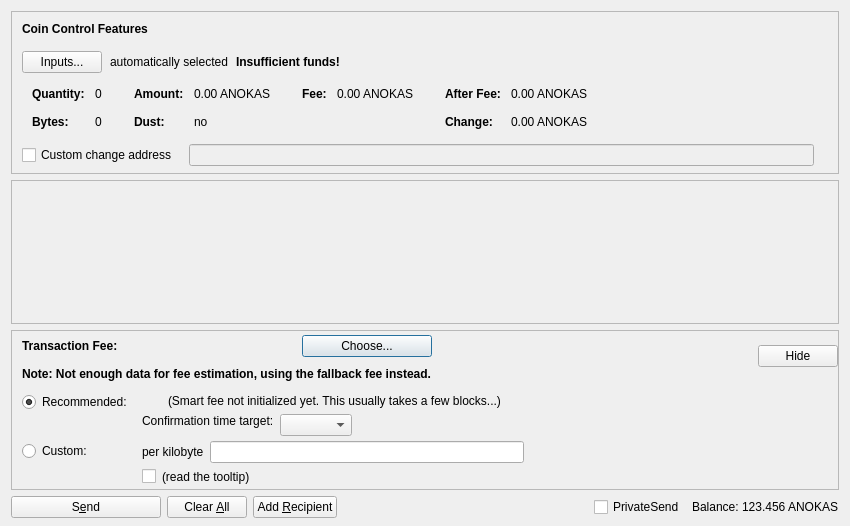
<?xml version="1.0" encoding="UTF-8"?>
<ui version="4.0">
 <class>SendCoinsDialog</class>
 <widget class="QDialog" name="SendCoinsDialog">
  <property name="geometry">
   <rect>
    <x>0</x>
    <y>0</y>
    <width>850</width>
    <height>526</height>
   </rect>
  </property>
  <property name="windowTitle">
   <string>Send Coins</string>
  </property>
  <layout class="QVBoxLayout" name="verticalLayout" stretch="0,1,0,0">
   <property name="bottomMargin">
    <number>8</number>
   </property>
   <item>
    <widget class="QFrame" name="frameCoinControl">
     <property name="sizePolicy">
      <sizepolicy hsizetype="Expanding" vsizetype="Expanding">
       <horstretch>0</horstretch>
       <verstretch>0</verstretch>
      </sizepolicy>
     </property>
     <property name="maximumSize">
      <size>
       <width>16777215</width>
       <height>16777215</height>
      </size>
     </property>
     <property name="frameShape">
      <enum>QFrame::StyledPanel</enum>
     </property>
     <property name="frameShadow">
      <enum>QFrame::Sunken</enum>
     </property>
     <layout class="QVBoxLayout" name="verticalLayoutCoinControl2">
      <property name="spacing">
       <number>0</number>
      </property>
      <property name="leftMargin">
       <number>0</number>
      </property>
      <property name="topMargin">
       <number>0</number>
      </property>
      <property name="rightMargin">
       <number>0</number>
      </property>
      <property name="bottomMargin">
       <number>6</number>
      </property>
      <item>
       <layout class="QVBoxLayout" name="verticalLayoutCoinControl" stretch="0,0,0,0,1">
        <property name="spacing">
         <number>0</number>
        </property>
        <property name="leftMargin">
         <number>10</number>
        </property>
        <property name="topMargin">
         <number>10</number>
        </property>
        <item>
         <layout class="QHBoxLayout" name="horizontalLayoutCoinControl1">
          <property name="bottomMargin">
           <number>15</number>
          </property>
          <item>
           <widget class="QLabel" name="labelCoinControlFeatures">
            <property name="sizePolicy">
             <sizepolicy hsizetype="Preferred" vsizetype="Maximum">
              <horstretch>0</horstretch>
              <verstretch>0</verstretch>
             </sizepolicy>
            </property>
            <property name="font">
             <font>
              <weight>75</weight>
              <bold>true</bold>
             </font>
            </property>
            <property name="styleSheet">
             <string notr="true">font-weight:bold;</string>
            </property>
            <property name="text">
             <string>Coin Control Features</string>
            </property>
           </widget>
          </item>
         </layout>
        </item>
        <item>
         <layout class="QHBoxLayout" name="horizontalLayoutCoinControl2" stretch="0,0,0,0">
          <property name="spacing">
           <number>8</number>
          </property>
          <property name="bottomMargin">
           <number>10</number>
          </property>
          <item>
           <widget class="QPushButton" name="pushButtonCoinControl">
            <property name="styleSheet">
             <string notr="true"/>
            </property>
            <property name="text">
             <string>Inputs...</string>
            </property>
            <property name="autoDefault">
             <bool>false</bool>
            </property>
           </widget>
          </item>
          <item>
           <widget class="QLabel" name="labelCoinControlAutomaticallySelected">
            <property name="text">
             <string>automatically selected</string>
            </property>
            <property name="margin">
             <number>5</number>
            </property>
           </widget>
          </item>
          <item>
           <widget class="QLabel" name="labelCoinControlInsuffFunds">
            <property name="font">
             <font>
              <weight>75</weight>
              <bold>true</bold>
             </font>
            </property>
            <property name="styleSheet">
             <string notr="true">font-weight:bold;</string>
            </property>
            <property name="text">
             <string>Insufficient funds!</string>
            </property>
            <property name="margin">
             <number>5</number>
            </property>
           </widget>
          </item>
          <item>
           <spacer name="horizontalSpacerCoinControl">
            <property name="orientation">
             <enum>Qt::Horizontal</enum>
            </property>
            <property name="sizeHint" stdset="0">
             <size>
              <width>40</width>
              <height>1</height>
             </size>
            </property>
           </spacer>
          </item>
         </layout>
        </item>
        <item>
         <widget class="QWidget" name="widgetCoinControl" native="true">
          <property name="sizePolicy">
           <sizepolicy hsizetype="Preferred" vsizetype="Preferred">
            <horstretch>0</horstretch>
            <verstretch>0</verstretch>
           </sizepolicy>
          </property>
          <property name="minimumSize">
           <size>
            <width>0</width>
            <height>0</height>
           </size>
          </property>
          <property name="styleSheet">
           <string notr="true"/>
          </property>
          <layout class="QHBoxLayout" name="horizontalLayoutCoinControl5">
           <property name="leftMargin">
            <number>0</number>
           </property>
           <property name="topMargin">
            <number>0</number>
           </property>
           <property name="rightMargin">
            <number>0</number>
           </property>
           <property name="bottomMargin">
            <number>0</number>
           </property>
           <item>
            <layout class="QHBoxLayout" name="horizontalLayoutCoinControl3" stretch="0,0,0,1">
             <property name="spacing">
              <number>20</number>
             </property>
             <property name="topMargin">
              <number>0</number>
             </property>
             <property name="bottomMargin">
              <number>10</number>
             </property>
             <item>
              <layout class="QFormLayout" name="formLayoutCoinControl1">
               <property name="horizontalSpacing">
                <number>10</number>
               </property>
               <property name="verticalSpacing">
                <number>14</number>
               </property>
               <property name="leftMargin">
                <number>10</number>
               </property>
               <property name="topMargin">
                <number>4</number>
               </property>
               <property name="rightMargin">
                <number>6</number>
               </property>
               <item row="0" column="0">
                <widget class="QLabel" name="labelCoinControlQuantityText">
                 <property name="font">
                  <font>
                   <weight>75</weight>
                   <bold>true</bold>
                  </font>
                 </property>
                 <property name="text">
                  <string>Quantity:</string>
                 </property>
                 <property name="margin">
                  <number>0</number>
                 </property>
                </widget>
               </item>
               <item row="0" column="1">
                <widget class="QLabel" name="labelCoinControlQuantity">
                 <property name="cursor">
                  <cursorShape>IBeamCursor</cursorShape>
                 </property>
                 <property name="contextMenuPolicy">
                  <enum>Qt::ActionsContextMenu</enum>
                 </property>
                 <property name="text">
                  <string notr="true">0</string>
                 </property>
                 <property name="margin">
                  <number>0</number>
                 </property>
                 <property name="textInteractionFlags">
                  <set>Qt::LinksAccessibleByMouse|Qt::TextSelectableByKeyboard|Qt::TextSelectableByMouse</set>
                 </property>
                </widget>
               </item>
               <item row="1" column="0">
                <widget class="QLabel" name="labelCoinControlBytesText">
                 <property name="font">
                  <font>
                   <weight>75</weight>
                   <bold>true</bold>
                  </font>
                 </property>
                 <property name="text">
                  <string>Bytes:</string>
                 </property>
                </widget>
               </item>
               <item row="1" column="1">
                <widget class="QLabel" name="labelCoinControlBytes">
                 <property name="cursor">
                  <cursorShape>IBeamCursor</cursorShape>
                 </property>
                 <property name="contextMenuPolicy">
                  <enum>Qt::ActionsContextMenu</enum>
                 </property>
                 <property name="text">
                  <string notr="true">0</string>
                 </property>
                 <property name="textInteractionFlags">
                  <set>Qt::LinksAccessibleByMouse|Qt::TextSelectableByKeyboard|Qt::TextSelectableByMouse</set>
                 </property>
                </widget>
               </item>
              </layout>
             </item>
             <item>
              <layout class="QFormLayout" name="formLayoutCoinControl2">
               <property name="horizontalSpacing">
                <number>10</number>
               </property>
               <property name="verticalSpacing">
                <number>14</number>
               </property>
               <property name="leftMargin">
                <number>6</number>
               </property>
               <property name="topMargin">
                <number>4</number>
               </property>
               <property name="rightMargin">
                <number>6</number>
               </property>
               <item row="0" column="0">
                <widget class="QLabel" name="labelCoinControlAmountText">
                 <property name="font">
                  <font>
                   <weight>75</weight>
                   <bold>true</bold>
                  </font>
                 </property>
                 <property name="text">
                  <string>Amount:</string>
                 </property>
                 <property name="margin">
                  <number>0</number>
                 </property>
                </widget>
               </item>
               <item row="0" column="1">
                <widget class="QLabel" name="labelCoinControlAmount">
                 <property name="cursor">
                  <cursorShape>IBeamCursor</cursorShape>
                 </property>
                 <property name="contextMenuPolicy">
                  <enum>Qt::ActionsContextMenu</enum>
                 </property>
                 <property name="text">
                  <string notr="true">0.00 ANOKAS</string>
                 </property>
                 <property name="textInteractionFlags">
                  <set>Qt::LinksAccessibleByMouse|Qt::TextSelectableByKeyboard|Qt::TextSelectableByMouse</set>
                 </property>
                </widget>
               </item>
               <item row="1" column="0">
                <widget class="QLabel" name="labelCoinControlLowOutputText">
                 <property name="font">
                  <font>
                   <weight>75</weight>
                   <bold>true</bold>
                  </font>
                 </property>
                 <property name="text">
                  <string>Dust:</string>
                 </property>
                </widget>
               </item>
               <item row="1" column="1">
                <widget class="QLabel" name="labelCoinControlLowOutput">
                 <property name="cursor">
                  <cursorShape>IBeamCursor</cursorShape>
                 </property>
                 <property name="contextMenuPolicy">
                  <enum>Qt::ActionsContextMenu</enum>
                 </property>
                 <property name="text">
                  <string notr="true">no</string>
                 </property>
                 <property name="textInteractionFlags">
                  <set>Qt::LinksAccessibleByMouse|Qt::TextSelectableByKeyboard|Qt::TextSelectableByMouse</set>
                 </property>
                </widget>
               </item>
              </layout>
             </item>
             <item>
              <layout class="QFormLayout" name="formLayoutCoinControl3">
               <property name="horizontalSpacing">
                <number>10</number>
               </property>
               <property name="verticalSpacing">
                <number>14</number>
               </property>
               <property name="leftMargin">
                <number>6</number>
               </property>
               <property name="topMargin">
                <number>4</number>
               </property>
               <property name="rightMargin">
                <number>6</number>
               </property>
               <item row="0" column="0">
                <widget class="QLabel" name="labelCoinControlFeeText">
                 <property name="font">
                  <font>
                   <weight>75</weight>
                   <bold>true</bold>
                  </font>
                 </property>
                 <property name="text">
                  <string>Fee:</string>
                 </property>
                 <property name="margin">
                  <number>0</number>
                 </property>
                </widget>
               </item>
               <item row="0" column="1">
                <widget class="QLabel" name="labelCoinControlFee">
                 <property name="cursor">
                  <cursorShape>IBeamCursor</cursorShape>
                 </property>
                 <property name="contextMenuPolicy">
                  <enum>Qt::ActionsContextMenu</enum>
                 </property>
                 <property name="text">
                  <string notr="true">0.00 ANOKAS</string>
                 </property>
                 <property name="textInteractionFlags">
                  <set>Qt::LinksAccessibleByMouse|Qt::TextSelectableByKeyboard|Qt::TextSelectableByMouse</set>
                 </property>
                </widget>
               </item>
              </layout>
             </item>
             <item>
              <layout class="QFormLayout" name="formLayoutCoinControl4">
               <property name="horizontalSpacing">
                <number>10</number>
               </property>
               <property name="verticalSpacing">
                <number>14</number>
               </property>
               <property name="leftMargin">
                <number>6</number>
               </property>
               <property name="topMargin">
                <number>4</number>
               </property>
               <property name="rightMargin">
                <number>6</number>
               </property>
               <item row="0" column="0">
                <widget class="QLabel" name="labelCoinControlAfterFeeText">
                 <property name="font">
                  <font>
                   <weight>75</weight>
                   <bold>true</bold>
                  </font>
                 </property>
                 <property name="text">
                  <string>After Fee:</string>
                 </property>
                 <property name="margin">
                  <number>0</number>
                 </property>
                </widget>
               </item>
               <item row="0" column="1">
                <widget class="QLabel" name="labelCoinControlAfterFee">
                 <property name="cursor">
                  <cursorShape>IBeamCursor</cursorShape>
                 </property>
                 <property name="contextMenuPolicy">
                  <enum>Qt::ActionsContextMenu</enum>
                 </property>
                 <property name="text">
                  <string notr="true">0.00 ANOKAS</string>
                 </property>
                 <property name="textInteractionFlags">
                  <set>Qt::LinksAccessibleByMouse|Qt::TextSelectableByKeyboard|Qt::TextSelectableByMouse</set>
                 </property>
                </widget>
               </item>
               <item row="1" column="0">
                <widget class="QLabel" name="labelCoinControlChangeText">
                 <property name="font">
                  <font>
                   <weight>75</weight>
                   <bold>true</bold>
                  </font>
                 </property>
                 <property name="text">
                  <string>Change:</string>
                 </property>
                </widget>
               </item>
               <item row="1" column="1">
                <widget class="QLabel" name="labelCoinControlChange">
                 <property name="cursor">
                  <cursorShape>IBeamCursor</cursorShape>
                 </property>
                 <property name="contextMenuPolicy">
                  <enum>Qt::ActionsContextMenu</enum>
                 </property>
                 <property name="text">
                  <string notr="true">0.00 ANOKAS</string>
                 </property>
                 <property name="textInteractionFlags">
                  <set>Qt::LinksAccessibleByMouse|Qt::TextSelectableByKeyboard|Qt::TextSelectableByMouse</set>
                 </property>
                </widget>
               </item>
              </layout>
             </item>
            </layout>
           </item>
          </layout>
         </widget>
        </item>
        <item>
         <layout class="QHBoxLayout" name="horizontalLayoutCoinControl4" stretch="0,0,0">
          <property name="spacing">
           <number>12</number>
          </property>
          <property name="sizeConstraint">
           <enum>QLayout::SetDefaultConstraint</enum>
          </property>
          <property name="topMargin">
           <number>5</number>
          </property>
          <property name="rightMargin">
           <number>5</number>
          </property>
          <item>
           <widget class="QCheckBox" name="checkBoxCoinControlChange">
            <property name="toolTip">
             <string>If this is activated, but the change address is empty or invalid, change will be sent to a newly generated address.</string>
            </property>
            <property name="text">
             <string>Custom change address</string>
            </property>
           </widget>
          </item>
          <item>
           <widget class="QValidatedLineEdit" name="lineEditCoinControlChange">
            <property name="enabled">
             <bool>false</bool>
            </property>
            <property name="sizePolicy">
             <sizepolicy hsizetype="Expanding" vsizetype="Fixed">
              <horstretch>0</horstretch>
              <verstretch>0</verstretch>
             </sizepolicy>
            </property>
           </widget>
          </item>
          <item>
           <widget class="QLabel" name="labelCoinControlChangeLabel">
            <property name="sizePolicy">
             <sizepolicy hsizetype="Preferred" vsizetype="Expanding">
              <horstretch>0</horstretch>
              <verstretch>0</verstretch>
             </sizepolicy>
            </property>
            <property name="minimumSize">
             <size>
              <width>0</width>
              <height>0</height>
             </size>
            </property>
            <property name="text">
             <string/>
            </property>
            <property name="margin">
             <number>3</number>
            </property>
           </widget>
          </item>
         </layout>
        </item>
        <item>
         <spacer name="verticalSpacerCoinControl">
          <property name="orientation">
           <enum>Qt::Vertical</enum>
          </property>
          <property name="sizeHint" stdset="0">
           <size>
            <width>800</width>
            <height>1</height>
           </size>
          </property>
         </spacer>
        </item>
       </layout>
      </item>
     </layout>
    </widget>
   </item>
   <item>
    <widget class="QScrollArea" name="scrollArea">
     <property name="widgetResizable">
      <bool>true</bool>
     </property>
     <widget class="QWidget" name="scrollAreaWidgetContents">
      <property name="geometry">
       <rect>
        <x>0</x>
        <y>0</y>
        <width>830</width>
        <height>68</height>
       </rect>
      </property>
      <layout class="QVBoxLayout" name="verticalLayout_2" stretch="0,1">
       <property name="leftMargin">
        <number>0</number>
       </property>
       <property name="topMargin">
        <number>0</number>
       </property>
       <property name="rightMargin">
        <number>0</number>
       </property>
       <property name="bottomMargin">
        <number>0</number>
       </property>
       <item>
        <layout class="QVBoxLayout" name="entries">
         <property name="spacing">
          <number>6</number>
         </property>
        </layout>
       </item>
       <item>
        <spacer name="verticalSpacer">
         <property name="orientation">
          <enum>Qt::Vertical</enum>
         </property>
         <property name="sizeHint" stdset="0">
          <size>
           <width>20</width>
           <height>40</height>
          </size>
         </property>
        </spacer>
       </item>
      </layout>
     </widget>
    </widget>
   </item>
   <item>
    <widget class="QFrame" name="frameFee">
     <property name="sizePolicy">
      <sizepolicy hsizetype="Expanding" vsizetype="Expanding">
       <horstretch>0</horstretch>
       <verstretch>0</verstretch>
      </sizepolicy>
     </property>
     <property name="maximumSize">
      <size>
       <width>16777215</width>
       <height>16777215</height>
      </size>
     </property>
     <property name="frameShape">
      <enum>QFrame::StyledPanel</enum>
     </property>
     <property name="frameShadow">
      <enum>QFrame::Sunken</enum>
     </property>
     <layout class="QVBoxLayout" name="verticalLayoutFee1">
      <property name="spacing">
       <number>0</number>
      </property>
      <property name="leftMargin">
       <number>0</number>
      </property>
      <property name="topMargin">
       <number>0</number>
      </property>
      <property name="rightMargin">
       <number>0</number>
      </property>
      <property name="bottomMargin">
       <number>0</number>
      </property>
      <item>
       <layout class="QVBoxLayout" name="verticalLayoutFee2" stretch="0,0,0">
        <property name="spacing">
         <number>0</number>
        </property>
        <property name="leftMargin">
         <number>10</number>
        </property>
        <property name="topMargin">
         <number>0</number>
        </property>
        <item>
         <layout class="QHBoxLayout" name="horizontalLayoutFee1">
          <property name="bottomMargin">
           <number>0</number>
          </property>
          <item>
           <layout class="QVBoxLayout" name="verticalLayoutFee7">
            <property name="spacing">
             <number>0</number>
            </property>
            <item>
             <spacer name="verticalSpacerSmartFee">
              <property name="orientation">
               <enum>Qt::Vertical</enum>
              </property>
              <property name="sizeType">
               <enum>QSizePolicy::Fixed</enum>
              </property>
              <property name="sizeHint" stdset="0">
               <size>
                <width>1</width>
                <height>4</height>
               </size>
              </property>
             </spacer>
            </item>
            <item>
             <layout class="QHBoxLayout" name="horizontalLayoutSmartFee">
              <property name="spacing">
               <number>10</number>
              </property>
              <item>
               <widget class="QLabel" name="labelFeeHeadline">
                <property name="sizePolicy">
                 <sizepolicy hsizetype="Preferred" vsizetype="Maximum">
                  <horstretch>0</horstretch>
                  <verstretch>0</verstretch>
                 </sizepolicy>
                </property>
                <property name="font">
                 <font>
                  <weight>75</weight>
                  <bold>true</bold>
                 </font>
                </property>
                <property name="styleSheet">
                 <string notr="true">font-weight:bold;</string>
                </property>
                <property name="text">
                 <string>Transaction Fee:</string>
                </property>
               </widget>
              </item>
              <item>
               <widget class="QLabel" name="labelFeeMinimized">
                <property name="text">
                 <string/>
                </property>
               </widget>
              </item>
              <item>
               <widget class="QPushButton" name="buttonChooseFee">
                <property name="text">
                 <string>Choose...</string>
                </property>
               </widget>
              </item>
             </layout>
            </item>
            <item>
             <spacer name="verticalSpacer_7">
              <property name="orientation">
               <enum>Qt::Vertical</enum>
              </property>
              <property name="sizeHint" stdset="0">
               <size>
                <width>1</width>
                <height>10</height>
               </size>
              </property>
             </spacer>
            </item>
            <item>
             <widget class="QLabel" name="fallbackFeeWarningLabel">
              <property name="font">
               <font>
                <weight>75</weight>
                <bold>true</bold>
               </font>
              </property>
              <property name="toolTip">
               <string>Using the fallbackfee can result in sending a transaction that will take several hours or days (or never) to confirm. Consider choosing your fee manually or wait until you have validated the complete chain.</string>
              </property>
              <property name="text">
               <string>Note: Not enough data for fee estimation, using the fallback fee instead.</string>
              </property>
              <property name="wordWrap">
               <bool>false</bool>
              </property>
             </widget>
            </item>
            <item>
             <spacer name="verticalSpacer_5">
              <property name="orientation">
               <enum>Qt::Vertical</enum>
              </property>
              <property name="sizeHint" stdset="0">
               <size>
                <width>1</width>
                <height>1</height>
               </size>
              </property>
             </spacer>
            </item>
           </layout>
          </item>
          <item>
           <spacer name="horizontalSpacer_4">
            <property name="orientation">
             <enum>Qt::Horizontal</enum>
            </property>
            <property name="sizeHint" stdset="0">
             <size>
              <width>1</width>
              <height>1</height>
             </size>
            </property>
           </spacer>
          </item>
          <item>
           <widget class="QPushButton" name="buttonMinimizeFee">
            <property name="toolTip">
             <string>collapse fee-settings</string>
            </property>
            <property name="text">
             <string>Hide</string>
            </property>
           </widget>
          </item>
         </layout>
        </item>
        <item>
         <widget class="QFrame" name="frameFeeSelection">
          <layout class="QVBoxLayout" name="verticalLayoutFee12">
           <property name="spacing">
            <number>0</number>
           </property>
           <property name="leftMargin">
            <number>0</number>
           </property>
           <property name="topMargin">
            <number>0</number>
           </property>
           <property name="rightMargin">
            <number>0</number>
           </property>
           <property name="bottomMargin">
            <number>0</number>
           </property>
           <item>
            <layout class="QGridLayout" name="gridLayoutFee">
             <property name="topMargin">
              <number>10</number>
             </property>
             <property name="bottomMargin">
              <number>4</number>
             </property>
             <property name="horizontalSpacing">
              <number>10</number>
             </property>
             <property name="verticalSpacing">
              <number>4</number>
             </property>
             <item row="1" column="1">
              <layout class="QVBoxLayout" name="verticalLayoutFee8">
               <property name="spacing">
                <number>6</number>
               </property>
               <item>
                <layout class="QHBoxLayout" name="horizontalLayoutFee13">
                 <item>
                  <widget class="QLabel" name="labelCustomPerKilobyte">
                   <property name="toolTip">
                    <string>If the custom fee is set to 1000 duffs and the transaction is only 250 bytes, then &quot;per kilobyte&quot; only pays 250 duffs in fee,&lt;br /&gt;while &quot;at least&quot; pays 1000 duffs. For transactions bigger than a kilobyte both pay by kilobyte.</string>
                   </property>
                   <property name="text">
                    <string>per kilobyte</string>
                   </property>
                  </widget>
                 </item>
                 <item>
                  <widget class="BitcoinAmountField" name="customFee"/>
                 </item>
                 <item>
                  <spacer name="horizontalSpacer_6">
                   <property name="orientation">
                    <enum>Qt::Horizontal</enum>
                   </property>
                   <property name="sizeHint" stdset="0">
                    <size>
                     <width>1</width>
                     <height>1</height>
                    </size>
                   </property>
                  </spacer>
                 </item>
                </layout>
               </item>
               <item>
                <layout class="QHBoxLayout" name="horizontalLayoutFee8">
                 <item>
                  <widget class="QCheckBox" name="checkBoxMinimumFee">
                   <property name="toolTip">
                    <string>Paying only the minimum fee is just fine as long as there is less transaction volume than space in the blocks.&lt;br /&gt;But be aware that this can end up in a never confirming transaction once there is more demand for anokas transactions than the network can process.</string>
                   </property>
                   <property name="text">
                    <string/>
                   </property>
                  </widget>
                 </item>
                 <item>
                  <widget class="QLabel" name="labelMinFeeWarning">
                   <property name="enabled">
                    <bool>true</bool>
                   </property>
                   <property name="toolTip">
                    <string>Paying only the minimum fee is just fine as long as there is less transaction volume than space in the blocks.&lt;br /&gt;But be aware that this can end up in a never confirming transaction once there is more demand for anokas transactions than the network can process.</string>
                   </property>
                   <property name="text">
                    <string>(read the tooltip)</string>
                   </property>
                   <property name="margin">
                    <number>5</number>
                   </property>
                  </widget>
                 </item>
                 <item>
                  <spacer name="horizontalSpacer_2">
                   <property name="orientation">
                    <enum>Qt::Horizontal</enum>
                   </property>
                   <property name="sizeHint" stdset="0">
                    <size>
                     <width>1</width>
                     <height>1</height>
                    </size>
                   </property>
                  </spacer>
                 </item>
                </layout>
               </item>
              </layout>
             </item>
             <item row="0" column="0">
              <layout class="QVBoxLayout" name="verticalLayoutFee4" stretch="0,1">
               <item>
                <widget class="QRadioButton" name="radioSmartFee">
                 <property name="text">
                  <string>Recommended:</string>
                 </property>
                 <property name="checked">
                  <bool>true</bool>
                 </property>
                 <attribute name="buttonGroup">
                  <string notr="true">groupFee</string>
                 </attribute>
                </widget>
               </item>
               <item>
                <spacer name="verticalSpacer_2">
                 <property name="orientation">
                  <enum>Qt::Vertical</enum>
                 </property>
                 <property name="sizeHint" stdset="0">
                  <size>
                   <width>1</width>
                   <height>1</height>
                  </size>
                 </property>
                </spacer>
               </item>
              </layout>
             </item>
             <item row="1" column="0">
              <layout class="QVBoxLayout" name="verticalLayoutFee9" stretch="0,1">
               <item>
                <widget class="QRadioButton" name="radioCustomFee">
                 <property name="text">
                  <string>Custom:</string>
                 </property>
                 <attribute name="buttonGroup">
                  <string notr="true">groupFee</string>
                 </attribute>
                </widget>
               </item>
               <item>
                <spacer name="verticalSpacer_6">
                 <property name="orientation">
                  <enum>Qt::Vertical</enum>
                 </property>
                 <property name="sizeHint" stdset="0">
                  <size>
                   <width>1</width>
                   <height>1</height>
                  </size>
                 </property>
                </spacer>
               </item>
              </layout>
             </item>
             <item row="0" column="1">
              <layout class="QVBoxLayout" name="verticalLayoutFee3" stretch="0,0,1">
               <property name="spacing">
                <number>6</number>
               </property>
               <property name="topMargin">
                <number>2</number>
               </property>
               <item>
                <layout class="QHBoxLayout" name="horizontalLayoutFee12">
                 <item>
                  <widget class="QLabel" name="labelSmartFee">
                   <property name="text">
                    <string/>
                   </property>
                   <property name="margin">
                    <number>2</number>
                   </property>
                  </widget>
                 </item>
                 <item>
                  <widget class="QLabel" name="labelFeeEstimation">
                   <property name="text">
                    <string/>
                   </property>
                  </widget>
                 </item>
                 <item>
                  <widget class="QLabel" name="labelSmartFee2">
                   <property name="text">
                    <string>(Smart fee not initialized yet. This usually takes a few blocks...)</string>
                   </property>
                   <property name="margin">
                    <number>2</number>
                   </property>
                  </widget>
                 </item>
                 <item>
                  <spacer name="horizontalSpacer_5">
                   <property name="orientation">
                    <enum>Qt::Horizontal</enum>
                   </property>
                   <property name="sizeHint" stdset="0">
                    <size>
                     <width>1</width>
                     <height>1</height>
                    </size>
                   </property>
                  </spacer>
                 </item>
                </layout>
               </item>
               <item>
                <layout class="QHBoxLayout" name="horizontalLayoutFee9">
                 <item>
                  <layout class="QVBoxLayout" name="verticalLayoutFee6">
                   <item>
                    <widget class="QLabel" name="labelSmartFee3">
                     <property name="text">
                      <string>Confirmation time target:</string>
                     </property>
                     <property name="margin">
                      <number>2</number>
                     </property>
                    </widget>
                   </item>
                   <item>
                    <spacer name="verticalSpacer_3">
                     <property name="orientation">
                      <enum>Qt::Vertical</enum>
                     </property>
                     <property name="sizeHint" stdset="0">
                      <size>
                       <width>1</width>
                       <height>1</height>
                      </size>
                     </property>
                    </spacer>
                   </item>
                  </layout>
                 </item>
                 <item>
                  <layout class="QVBoxLayout" name="verticalLayoutFee5">
                   <property name="rightMargin">
                    <number>30</number>
                   </property>
                   <item>
                    <layout class="QHBoxLayout" name="horizontalLayoutConfTarget">
                     <property name="bottomMargin">
                      <number>0</number>
                     </property>
                     <item>
                      <widget class="QComboBox" name="confTargetSelector"/>
                     </item>
                     <item>
                      <spacer name="horizontalSpacerConfTarget">
                       <property name="orientation">
                        <enum>Qt::Horizontal</enum>
                       </property>
                       <property name="sizeHint" stdset="0">
                        <size>
                         <width>40</width>
                         <height>20</height>
                        </size>
                       </property>
                      </spacer>
                     </item>
                    </layout>
                   </item>
                  </layout>
                 </item>
                </layout>
               </item>
               <item>
                <spacer name="verticalSpacer_4">
                 <property name="orientation">
                  <enum>Qt::Vertical</enum>
                 </property>
                 <property name="sizeHint" stdset="0">
                  <size>
                   <width>1</width>
                   <height>1</height>
                  </size>
                 </property>
                </spacer>
               </item>
              </layout>
             </item>
            </layout>
           </item>
          </layout>
         </widget>
        </item>
        <item>
         <spacer name="verticalSpacerFee">
          <property name="orientation">
           <enum>Qt::Vertical</enum>
          </property>
          <property name="sizeHint" stdset="0">
           <size>
            <width>800</width>
            <height>1</height>
           </size>
          </property>
         </spacer>
        </item>
       </layout>
      </item>
     </layout>
    </widget>
   </item>
   <item>
    <layout class="QHBoxLayout" name="horizontalLayout">
     <item>
      <widget class="QPushButton" name="sendButton">
       <property name="minimumSize">
        <size>
         <width>150</width>
         <height>0</height>
        </size>
       </property>
       <property name="toolTip">
        <string>Confirm the send action</string>
       </property>
       <property name="text">
        <string>S&amp;end</string>
       </property>
       <property name="autoDefault">
        <bool>false</bool>
       </property>
       <property name="default">
        <bool>false</bool>
       </property>
      </widget>
     </item>
     <item>
      <widget class="QPushButton" name="clearButton">
       <property name="sizePolicy">
        <sizepolicy hsizetype="Minimum" vsizetype="Fixed">
         <horstretch>0</horstretch>
         <verstretch>0</verstretch>
        </sizepolicy>
       </property>
       <property name="toolTip">
        <string>Clear all fields of the form.</string>
       </property>
       <property name="text">
        <string>Clear &amp;All</string>
       </property>
       <property name="autoDefault">
        <bool>false</bool>
       </property>
      </widget>
     </item>
     <item>
      <widget class="QPushButton" name="addButton">
       <property name="toolTip">
        <string>Send to multiple recipients at once</string>
       </property>
       <property name="text">
        <string>Add &amp;Recipient</string>
       </property>
       <property name="autoDefault">
        <bool>false</bool>
       </property>
      </widget>
     </item>
     <item>
      <spacer name="horizontalSpacer">
       <property name="orientation">
        <enum>Qt::Horizontal</enum>
       </property>
       <property name="sizeHint" stdset="0">
        <size>
         <width>40</width>
         <height>20</height>
        </size>
       </property>
      </spacer>
     </item>
     <item>
      <layout class="QHBoxLayout" name="horizontalLayout_2">
       <property name="spacing">
        <number>3</number>
       </property>
       <item>
        <widget class="QCheckBox" name="checkUsePrivateSend">
         <property name="minimumSize">
          <size>
           <width>95</width>
           <height>0</height>
          </size>
         </property>
         <property name="text">
          <string>PrivateSend</string>
         </property>
         <property name="checked">
          <bool>false</bool>
         </property>
        </widget>
       </item>
       <item>
        <widget class="QLabel" name="label">
         <property name="text">
          <string>Balance:</string>
         </property>
        </widget>
       </item>
       <item>
        <widget class="QLabel" name="labelBalance">
         <property name="sizePolicy">
          <sizepolicy hsizetype="Preferred" vsizetype="Fixed">
           <horstretch>0</horstretch>
           <verstretch>0</verstretch>
          </sizepolicy>
         </property>
         <property name="cursor">
          <cursorShape>IBeamCursor</cursorShape>
         </property>
         <property name="text">
          <string notr="true">123.456 ANOKAS</string>
         </property>
         <property name="textInteractionFlags">
          <set>Qt::LinksAccessibleByMouse|Qt::TextSelectableByKeyboard|Qt::TextSelectableByMouse</set>
         </property>
        </widget>
       </item>
      </layout>
     </item>
    </layout>
   </item>
  </layout>
 </widget>
 <customwidgets>
  <customwidget>
   <class>QValidatedLineEdit</class>
   <extends>QLineEdit</extends>
   <header>qvalidatedlineedit.h</header>
  </customwidget>
  <customwidget>
   <class>BitcoinAmountField</class>
   <extends>QLineEdit</extends>
   <header>bitcoinamountfield.h</header>
   <container>1</container>
  </customwidget>
 </customwidgets>
 <resources>
  <include location="../anokas.qrc"/>
 </resources>
 <connections/>
 <buttongroups>
  <buttongroup name="groupFee"/>
 </buttongroups>
</ui>
